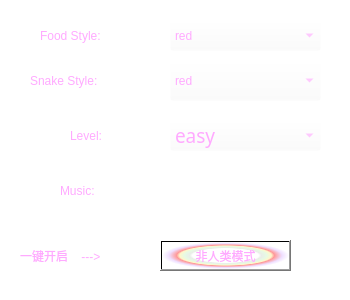
<?xml version="1.0" encoding="UTF-8"?>
<ui version="4.0">
 <class>Dialog</class>
 <widget class="QDialog" name="Dialog">
  <property name="geometry">
   <rect>
    <x>0</x>
    <y>0</y>
    <width>350</width>
    <height>300</height>
   </rect>
  </property>
  <property name="minimumSize">
   <size>
    <width>350</width>
    <height>300</height>
   </size>
  </property>
  <property name="maximumSize">
   <size>
    <width>350</width>
    <height>300</height>
   </size>
  </property>
  <property name="windowTitle">
   <string>Snake</string>
  </property>
  <property name="styleSheet">
   <string notr="true">background-image: url(:/new/prefix1/image/dialog_back.png);
background-color: rgba(255, 255, 255, 0);
border-color: rgba(255, 255, 255, 0);
border-color: rgb(255, 255, 255);</string>
  </property>
  <property name="modal">
   <bool>false</bool>
  </property>
  <widget class="QPushButton" name="pushButton">
   <property name="geometry">
    <rect>
     <x>170</x>
     <y>160</y>
     <width>53</width>
     <height>51</height>
    </rect>
   </property>
   <property name="minimumSize">
    <size>
     <width>53</width>
     <height>51</height>
    </size>
   </property>
   <property name="maximumSize">
    <size>
     <width>53</width>
     <height>51</height>
    </size>
   </property>
   <property name="styleSheet">
    <string notr="true">background-image: url(:/new/prefix1/image/music_open.png);
background-color: rgba(255, 255, 255, 0);</string>
   </property>
   <property name="text">
    <string/>
   </property>
   <property name="autoDefault">
    <bool>true</bool>
   </property>
   <property name="flat">
    <bool>true</bool>
   </property>
  </widget>
  <widget class="QComboBox" name="comboBox">
   <property name="geometry">
    <rect>
     <x>170</x>
     <y>120</y>
     <width>151</width>
     <height>31</height>
    </rect>
   </property>
   <property name="font">
    <font>
     <family>Arial Black</family>
     <pointsize>14</pointsize>
     <weight>10</weight>
     <italic>false</italic>
     <bold>false</bold>
    </font>
   </property>
   <property name="styleSheet">
    <string notr="true">background-color: rgba(255, 255, 255, 0);
selection-color: qradialgradient(spread:pad, cx:0.5, cy:0.5, radius:0.5, fx:0.5, fy:0.5, stop:0 rgba(0, 0, 0, 0), stop:0.52 rgba(0, 0, 0, 0), stop:0.565 rgba(82, 121, 76, 33), stop:0.65 rgba(159, 235, 148, 64), stop:0.721925 rgba(255, 238, 150, 129), stop:0.77 rgba(255, 128, 128, 204), stop:0.89 rgba(191, 128, 255, 64), stop:1 rgba(0, 0, 0, 0));
selection-background-color: rgb(255, 255, 255);
font: 87 14pt &quot;Arial Black&quot;;
color: rgb(255, 170, 255);</string>
   </property>
   <item>
    <property name="text">
     <string>easy</string>
    </property>
   </item>
   <item>
    <property name="text">
     <string>ordinary</string>
    </property>
   </item>
   <item>
    <property name="text">
     <string>difficult</string>
    </property>
   </item>
  </widget>
  <widget class="QLabel" name="label">
   <property name="geometry">
    <rect>
     <x>70</x>
     <y>120</y>
     <width>71</width>
     <height>31</height>
    </rect>
   </property>
   <property name="styleSheet">
    <string notr="true">font: 87 14pt &quot;Arial Black&quot;;
color: rgb(255, 170, 255);</string>
   </property>
   <property name="text">
    <string>Level:</string>
   </property>
  </widget>
  <widget class="QLabel" name="label_2">
   <property name="geometry">
    <rect>
     <x>60</x>
     <y>170</y>
     <width>81</width>
     <height>41</height>
    </rect>
   </property>
   <property name="styleSheet">
    <string notr="true">font: 87 14pt &quot;Arial Black&quot;;
color: rgb(255, 170, 255);</string>
   </property>
   <property name="text">
    <string>Music:</string>
   </property>
  </widget>
  <widget class="QLabel" name="label_3">
   <property name="geometry">
    <rect>
     <x>30</x>
     <y>70</y>
     <width>131</width>
     <height>21</height>
    </rect>
   </property>
   <property name="styleSheet">
    <string notr="true">font: 87 14pt &quot;Arial Black&quot;;
color: rgb(255, 170, 255);</string>
   </property>
   <property name="text">
    <string>Snake Style:</string>
   </property>
  </widget>
  <widget class="QComboBox" name="comboBox_2">
   <property name="geometry">
    <rect>
     <x>170</x>
     <y>60</y>
     <width>151</width>
     <height>41</height>
    </rect>
   </property>
   <property name="styleSheet">
    <string notr="true">background-color: rgba(255, 255, 255, 0);
selection-color: qradialgradient(spread:pad, cx:0.5, cy:0.5, radius:0.5, fx:0.5, fy:0.5, stop:0 rgba(0, 0, 0, 0), stop:0.52 rgba(0, 0, 0, 0), stop:0.565 rgba(82, 121, 76, 33), stop:0.65 rgba(159, 235, 148, 64), stop:0.721925 rgba(255, 238, 150, 129), stop:0.77 rgba(255, 128, 128, 204), stop:0.89 rgba(191, 128, 255, 64), stop:1 rgba(0, 0, 0, 0));
selection-background-color: rgb(255, 255, 255);
font: 87 14pt &quot;Arial Black&quot;;
color: rgb(255, 170, 255);</string>
   </property>
   <property name="frame">
    <bool>true</bool>
   </property>
   <item>
    <property name="text">
     <string>red</string>
    </property>
   </item>
   <item>
    <property name="text">
     <string>colorful</string>
    </property>
   </item>
   <item>
    <property name="text">
     <string>changeable</string>
    </property>
   </item>
   <item>
    <property name="text">
     <string>amazing</string>
    </property>
   </item>
   <item>
    <property name="text">
     <string>DJ</string>
    </property>
   </item>
  </widget>
  <widget class="QLabel" name="label_4">
   <property name="geometry">
    <rect>
     <x>40</x>
     <y>20</y>
     <width>121</width>
     <height>31</height>
    </rect>
   </property>
   <property name="styleSheet">
    <string notr="true">font: 87 14pt &quot;Arial Black&quot;;
color: rgb(255, 170, 255);</string>
   </property>
   <property name="text">
    <string>Food Style:</string>
   </property>
  </widget>
  <widget class="QComboBox" name="comboBox_3">
   <property name="geometry">
    <rect>
     <x>170</x>
     <y>20</y>
     <width>151</width>
     <height>31</height>
    </rect>
   </property>
   <property name="styleSheet">
    <string notr="true">background-color: rgba(255, 255, 255, 0);
selection-color: qradialgradient(spread:pad, cx:0.5, cy:0.5, radius:0.5, fx:0.5, fy:0.5, stop:0 rgba(0, 0, 0, 0), stop:0.52 rgba(0, 0, 0, 0), stop:0.565 rgba(82, 121, 76, 33), stop:0.65 rgba(159, 235, 148, 64), stop:0.721925 rgba(255, 238, 150, 129), stop:0.77 rgba(255, 128, 128, 204), stop:0.89 rgba(191, 128, 255, 64), stop:1 rgba(0, 0, 0, 0));
selection-background-color: rgb(255, 255, 255);
font: 87 14pt &quot;Arial Black&quot;;
color: rgb(255, 170, 255);</string>
   </property>
   <item>
    <property name="text">
     <string>red</string>
    </property>
   </item>
   <item>
    <property name="text">
     <string>DJ</string>
    </property>
   </item>
   <item>
    <property name="text">
     <string>LOVE</string>
    </property>
   </item>
  </widget>
  <widget class="QPushButton" name="pushButton_2">
   <property name="geometry">
    <rect>
     <x>160</x>
     <y>240</y>
     <width>131</width>
     <height>31</height>
    </rect>
   </property>
   <property name="styleSheet">
    <string notr="true">
background-color: qradialgradient(spread:pad, cx:0.5, cy:0.5, radius:0.5, fx:0.5, fy:0.5, stop:0 rgba(0, 0, 0, 0), stop:0.52 rgba(0, 0, 0, 0), stop:0.565 rgba(82, 121, 76, 33), stop:0.65 rgba(159, 235, 148, 64), stop:0.721925 rgba(255, 238, 150, 129), stop:0.77 rgba(255, 128, 128, 204), stop:0.89 rgba(191, 128, 255, 64), stop:1 rgba(0, 0, 0, 0));
color: rgb(255, 170, 255);
font: 18pt &quot;华文琥珀&quot;;</string>
   </property>
   <property name="text">
    <string>非人类模式</string>
   </property>
   <property name="flat">
    <bool>false</bool>
   </property>
  </widget>
  <widget class="QLabel" name="label_5">
   <property name="geometry">
    <rect>
     <x>20</x>
     <y>240</y>
     <width>131</width>
     <height>31</height>
    </rect>
   </property>
   <property name="styleSheet">
    <string notr="true">font: 14pt &quot;华文琥珀&quot;;
color: rgb(255, 170, 255);</string>
   </property>
   <property name="text">
    <string>一键开启    ---&gt;</string>
   </property>
  </widget>
 </widget>
 <resources/>
 <connections/>
</ui>
